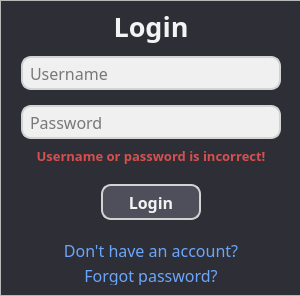
           <widget class="QFrame" name="loginFrame">
            <property name="enabled">
             <bool>true</bool>
            </property>
            <property name="minimumSize">
             <size>
              <width>300</width>
              <height>180</height>
             </size>
            </property>
            <property name="maximumSize">
             <size>
              <width>300</width>
              <height>450</height>
             </size>
            </property>
            <property name="styleSheet">
             <string notr="true">#loginFrame {
	background-color: #2D2E36;
    border: none;
}</string>
            </property>
            <property name="frameShape">
             <enum>QFrame::StyledPanel</enum>
            </property>
            <property name="frameShadow">
             <enum>QFrame::Raised</enum>
            </property>
            <layout class="QGridLayout" name="gridLayout_6">
             <property name="leftMargin">
              <number>0</number>
             </property>
             <property name="topMargin">
              <number>0</number>
             </property>
             <property name="rightMargin">
              <number>0</number>
             </property>
             <property name="bottomMargin">
              <number>0</number>
             </property>
             <property name="spacing">
              <number>0</number>
             </property>
             <item row="0" column="0">
              <widget class="QFrame" name="loginVerticalFrame">
               <property name="enabled">
                <bool>true</bool>
               </property>
               <property name="sizePolicy">
                <sizepolicy hsizetype="Expanding" vsizetype="Expanding">
                 <horstretch>0</horstretch>
                 <verstretch>0</verstretch>
                </sizepolicy>
               </property>
               <property name="minimumSize">
                <size>
                 <width>300</width>
                 <height>180</height>
                </size>
               </property>
               <property name="maximumSize">
                <size>
                 <width>300</width>
                 <height>450</height>
                </size>
               </property>
               <property name="cursor">
                <cursorShape>ArrowCursor</cursorShape>
               </property>
               <property name="styleSheet">
                <string notr="true">#loginVerticalFrame {
	background-color: #2D2E36;
	border: none;
}</string>
               </property>
               <layout class="QVBoxLayout" name="verticalLayout_20">
                <property name="spacing">
                 <number>5</number>
                </property>
                <property name="leftMargin">
                 <number>15</number>
                </property>
                <property name="topMargin">
                 <number>0</number>
                </property>
                <property name="rightMargin">
                 <number>15</number>
                </property>
                <property name="bottomMargin">
                 <number>10</number>
                </property>
                <item>
                 <widget class="QLabel" name="loginLabel">
                  <property name="minimumSize">
                   <size>
                    <width>0</width>
                    <height>50</height>
                   </size>
                  </property>
                  <property name="maximumSize">
                   <size>
                    <width>16777215</width>
                    <height>70</height>
                   </size>
                  </property>
                  <property name="font">
                   <font>
                    <family>Cairo</family>
                    <pointsize>20</pointsize>
                    <weight>75</weight>
                    <bold>true</bold>
                   </font>
                  </property>
                  <property name="styleSheet">
                   <string notr="true">#loginLabel {
	color: #f3f3f3;
	background-color: #2D2E36;

}</string>
                  </property>
                  <property name="text">
                   <string>Login</string>
                  </property>
                  <property name="alignment">
                   <set>Qt::AlignCenter</set>
                  </property>
                  <property name="margin">
                   <number>0</number>
                  </property>
                 </widget>
                </item>
                <item>
                 <widget class="QLineEdit" name="loginUsernameLineEdit">
                  <property name="sizePolicy">
                   <sizepolicy hsizetype="Expanding" vsizetype="Expanding">
                    <horstretch>0</horstretch>
                    <verstretch>0</verstretch>
                   </sizepolicy>
                  </property>
                  <property name="minimumSize">
                   <size>
                    <width>250</width>
                    <height>44</height>
                   </size>
                  </property>
                  <property name="maximumSize">
                   <size>
                    <width>16777215</width>
                    <height>44</height>
                   </size>
                  </property>
                  <property name="font">
                   <font>
                    <family>Cairo</family>
                    <pointsize>12</pointsize>
                   </font>
                  </property>
                  <property name="toolTip">
                   <string>&lt;html&gt;&lt;head/&gt;&lt;body&gt;&lt;p&gt;Enter your account username. If you dont have an account click the blue text below.&lt;/p&gt;&lt;/body&gt;&lt;/html&gt;</string>
                  </property>
                  <property name="styleSheet">
                   <string notr="true">#loginUsernameLineEdit {
    background-color: #f0f0f0; 
    border: 2px solid lightgray;  
    border-radius: 10px;         
    padding: 5px;                    
    color: black;             
	margin: 0px 5px 10px 5px;
}</string>
                  </property>
                  <property name="text">
                   <string/>
                  </property>
                  <property name="placeholderText">
                   <string>Username</string>
                  </property>
                 </widget>
                </item>
                <item>
                 <widget class="QLineEdit" name="loginPasswordLineEdit">
                  <property name="sizePolicy">
                   <sizepolicy hsizetype="Expanding" vsizetype="Expanding">
                    <horstretch>0</horstretch>
                    <verstretch>0</verstretch>
                   </sizepolicy>
                  </property>
                  <property name="minimumSize">
                   <size>
                    <width>250</width>
                    <height>34</height>
                   </size>
                  </property>
                  <property name="maximumSize">
                   <size>
                    <width>16777215</width>
                    <height>34</height>
                   </size>
                  </property>
                  <property name="font">
                   <font>
                    <family>Cairo</family>
                    <pointsize>12</pointsize>
                    <weight>50</weight>
                    <bold>false</bold>
                   </font>
                  </property>
                  <property name="toolTip">
                   <string>&lt;html&gt;&lt;head/&gt;&lt;body&gt;&lt;p&gt;Enter your password, if you dont remember either contact support or open a new account.&lt;/p&gt;&lt;/body&gt;&lt;/html&gt;</string>
                  </property>
                  <property name="styleSheet">
                   <string notr="true">#loginPasswordLineEdit {
    background-color: #f0f0f0; 
    border: 2px solid lightgray;  
    border-radius: 10px;         
    padding: 5px;         
    color: black;             
	margin: 0px 5px 0px 5px;
}

</string>
                  </property>
                  <property name="text">
                   <string/>
                  </property>
                  <property name="echoMode">
                   <enum>QLineEdit::Password</enum>
                  </property>
                  <property name="placeholderText">
                   <string>Password</string>
                  </property>
                 </widget>
                </item>
                <item>
                 <widget class="QLabel" name="loginErrorMessageLabel">
                  <property name="sizePolicy">
                   <sizepolicy hsizetype="Expanding" vsizetype="Expanding">
                    <horstretch>0</horstretch>
                    <verstretch>0</verstretch>
                   </sizepolicy>
                  </property>
                  <property name="minimumSize">
                   <size>
                    <width>252</width>
                    <height>20</height>
                   </size>
                  </property>
                  <property name="maximumSize">
                   <size>
                    <width>16777215</width>
                    <height>50</height>
                   </size>
                  </property>
                  <property name="font">
                   <font>
                    <family>Cairo</family>
                    <pointsize>10</pointsize>
                    <weight>75</weight>
                    <bold>true</bold>
                   </font>
                  </property>
                  <property name="styleSheet">
                   <string notr="true">#loginErrorMessageLabel {
	color: #D84F4F;
	background-color: #2D2E36;
}</string>
                  </property>
                  <property name="text">
                   <string>&lt;p style='line-height: 0.7;'&gt;Username or password is incorrect!&lt;/p&gt;</string>
                  </property>
                  <property name="alignment">
                   <set>Qt::AlignCenter</set>
                  </property>
                  <property name="textInteractionFlags">
                   <set>Qt::LinksAccessibleByMouse|Qt::TextSelectableByMouse</set>
                  </property>
                 </widget>
                </item>
                <item>
                 <widget class="QFrame" name="loginButtonFrame">
                  <property name="maximumSize">
                   <size>
                    <width>500</width>
                    <height>70</height>
                   </size>
                  </property>
                  <property name="styleSheet">
                   <string notr="true">#loginButtonFrame {
	background-color: #2D2E36;
}</string>
                  </property>
                  <layout class="QHBoxLayout" name="usernameButtonHorizontalLayout_2">
                   <property name="spacing">
                    <number>0</number>
                   </property>
                   <property name="leftMargin">
                    <number>0</number>
                   </property>
                   <property name="topMargin">
                    <number>15</number>
                   </property>
                   <property name="rightMargin">
                    <number>0</number>
                   </property>
                   <property name="bottomMargin">
                    <number>15</number>
                   </property>
                   <item>
                    <widget class="QPushButton" name="loginPushButton">
                     <property name="maximumSize">
                      <size>
                       <width>100</width>
                       <height>36</height>
                      </size>
                     </property>
                     <property name="font">
                      <font>
                       <family>Cairo</family>
                       <pointsize>12</pointsize>
                       <weight>75</weight>
                       <bold>true</bold>
                      </font>
                     </property>
                     <property name="cursor">
                      <cursorShape>PointingHandCursor</cursorShape>
                     </property>
                     <property name="styleSheet">
                      <string notr="true">#loginPushButton  {
    background-color: #4E4F5A; 
    border: 2px solid lightgray;  
    border-radius: 10px;         
    padding: 5px;                      
    color: #f3f3f3;       
}

#loginPushButton:hover {
    background-color: #464751; 
	border-color: #D7D7D7;
}

#loginPushButton:pressed {
    background-color: #383840; 
	border-color:#D7D7D7;
}</string>
                     </property>
                     <property name="text">
                      <string>Login</string>
                     </property>
                    </widget>
                   </item>
                  </layout>
                 </widget>
                </item>
                <item>
                 <widget class="QLabel" name="moveToRegisterLabel">
                  <property name="sizePolicy">
                   <sizepolicy hsizetype="Expanding" vsizetype="Expanding">
                    <horstretch>0</horstretch>
                    <verstretch>0</verstretch>
                   </sizepolicy>
                  </property>
                  <property name="minimumSize">
                   <size>
                    <width>250</width>
                    <height>20</height>
                   </size>
                  </property>
                  <property name="maximumSize">
                   <size>
                    <width>16777215</width>
                    <height>20</height>
                   </size>
                  </property>
                  <property name="font">
                   <font>
                    <family>Cairo</family>
                    <pointsize>12</pointsize>
                    <weight>50</weight>
                    <bold>false</bold>
                   </font>
                  </property>
                  <property name="cursor">
                   <cursorShape>PointingHandCursor</cursorShape>
                  </property>
                  <property name="styleSheet">
                   <string notr="true">#moveToRegisterLabel {
	color: #6BA6FD;
	background-color: #2D2E36;
}

#moveToRegisterLabel:hover {
	color: #6095E3;
}
</string>
                  </property>
                  <property name="text">
                   <string>Don't have an account?</string>
                  </property>
                  <property name="alignment">
                   <set>Qt::AlignCenter</set>
                  </property>
                 </widget>
                </item>
                <item>
                 <widget class="QLabel" name="moveToForgotPasswordLabel">
                  <property name="sizePolicy">
                   <sizepolicy hsizetype="Expanding" vsizetype="Expanding">
                    <horstretch>0</horstretch>
                    <verstretch>0</verstretch>
                   </sizepolicy>
                  </property>
                  <property name="minimumSize">
                   <size>
                    <width>250</width>
                    <height>20</height>
                   </size>
                  </property>
                  <property name="maximumSize">
                   <size>
                    <width>16777215</width>
                    <height>20</height>
                   </size>
                  </property>
                  <property name="font">
                   <font>
                    <family>Cairo</family>
                    <pointsize>12</pointsize>
                    <weight>50</weight>
                    <bold>false</bold>
                   </font>
                  </property>
                  <property name="cursor">
                   <cursorShape>PointingHandCursor</cursorShape>
                  </property>
                  <property name="styleSheet">
                   <string notr="true">#moveToForgotPasswordLabel {
	color: #6BA6FD;
	background-color: #2D2E36;
}

#moveToForgotPasswordLabel:hover {
	color: #6095E3;
}
</string>
                  </property>
                  <property name="text">
                   <string>Forgot password?</string>
                  </property>
                  <property name="alignment">
                   <set>Qt::AlignCenter</set>
                  </property>
                 </widget>
                </item>
               </layout>
              </widget>
             </item>
            </layout>
           </widget>
